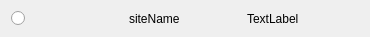
<?xml version="1.0" encoding="UTF-8"?>
<ui version="4.0">
 <class>GetSiteRawDataWideget</class>
 <widget class="QWidget" name="GetSiteRawDataWideget">
  <property name="geometry">
   <rect>
    <x>0</x>
    <y>0</y>
    <width>370</width>
    <height>36</height>
   </rect>
  </property>
  <property name="windowTitle">
   <string>Form</string>
  </property>
  <layout class="QHBoxLayout" name="horizontalLayout">
   <item>
    <widget class="QRadioButton" name="radioButton">
     <property name="text">
      <string/>
     </property>
    </widget>
   </item>
   <item>
    <widget class="QLabel" name="labelSite">
     <property name="text">
      <string>siteName</string>
     </property>
    </widget>
   </item>
   <item>
    <widget class="QLabel" name="label_2">
     <property name="text">
      <string>TextLabel</string>
     </property>
    </widget>
   </item>
  </layout>
 </widget>
 <resources/>
 <connections/>
</ui>
